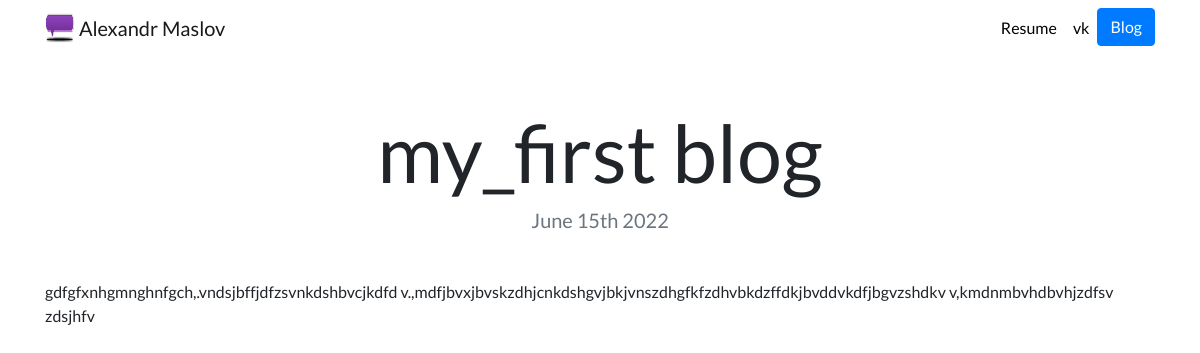
Page /blog/1/ on the committed database.
### blog/models.py (models this page shows, shortened)
class Blog(models.Model):
    title = models.CharField(max_length=200)
    description = models.TextField(max_length=1000)
    date = models.DateField(auto_now=True)

### blog/views.py (the view)
# urls.py: path('<int:blog_id>/', views.detail, name='detail'),
def detail(request, blog_id):
    blog = get_object_or_404(Blog, pk=blog_id)
    return render(request, 'blog/detail.html', {'blog': blog})

### blog/templates/blog/detail.html
{% extends "portfolio/base.html" %}
{% load static %}
{% block content %}
<h1 class="text-center mt-5" id="blogdetailtitle">{{ blog.title }}</h1>
<h5 class="text-center text-muted mb-5">{{ blog.date|date:'F jS Y' }}</h5>
{{ blog.description|safe }}
{% endblock %}

### portfolio/static/portfolio/custom.css (style rules this page uses)
body { font-family: 'Lato', sans-serif; }
@media (min-width: 992px) { #blogdetailtitle { font-size: 5rem; } }

### rows in the picture
Blog: title "my_first blog", date "June 15th 2022", description "gdfgfxnhgmnghnfgch,.vndsjbffjdfzsvnkdshbvcjkdfd v.,mdfjbvxjbvskzdhjcnkdshgvjbkjvnszdhgfkfzdhvbkdzffdkjbvddvkdfjbgvzshdkv v,kmdnmbvhdbvhjzdfsv zdsjhfv"
